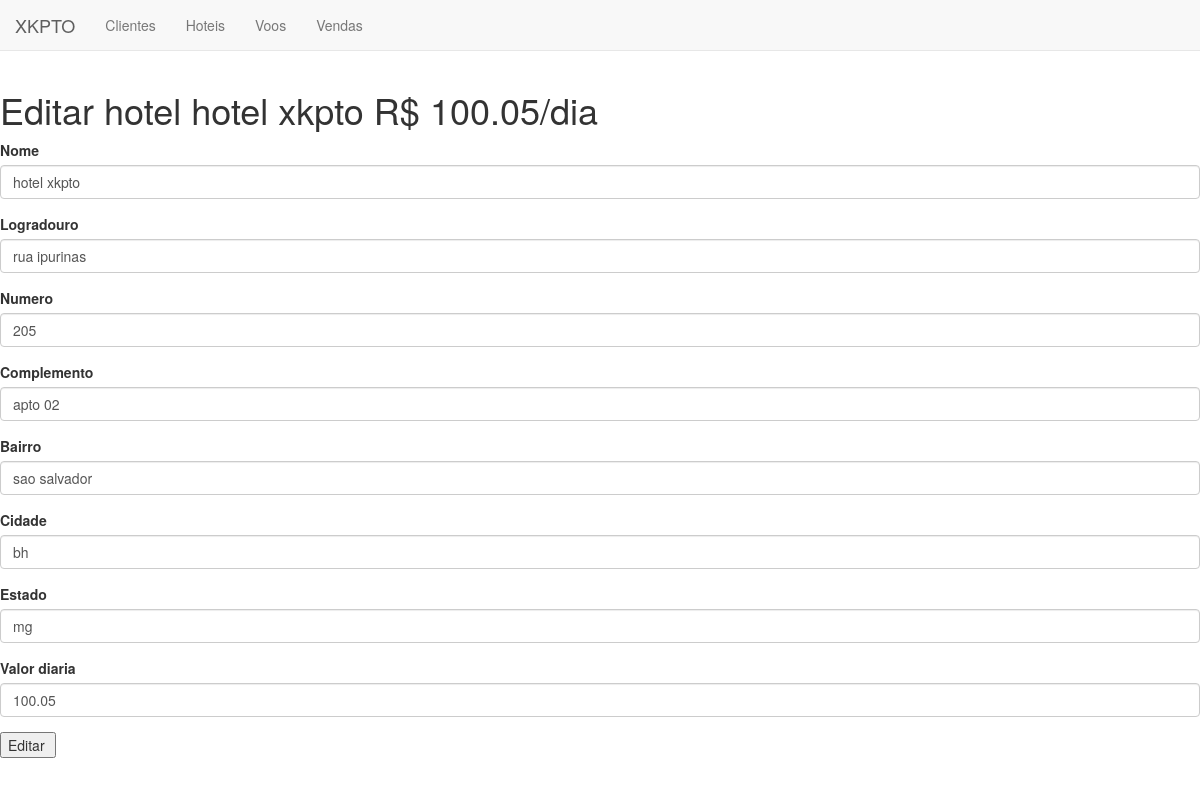
The page /hoteis/editar/2 on the database its author committed.
### hoteis/models.py (models this page shows)
class Hotel(models.Model):
    nome = models.CharField(max_length=50)
    logradouro = models.CharField(max_length=100)
    numero = models.IntegerField()
    complemento = models.CharField(max_length=50)
    bairro = models.CharField(max_length=50)
    cidade = models.CharField(max_length=50)
    estado = models.CharField(max_length=50)
    valor_diaria = models.DecimalField(
        max_digits=6, decimal_places=2, default=100.00)
    def __str__(self):
        return '{} R$ {}/dia'.format(self.nome, self.valor_diaria)

### hoteis/views.py (the view)
class EditarHotel(UpdateView):
    model = Hotel
    fields = ['nome', 'logradouro', 'numero', 'complemento', 'bairro', 'cidade', 'estado', 'valor_diaria']
    success_url = reverse_lazy('listar_hotel')

### hoteis/templates/hoteis/hotel_form.html
{% load bootstrap3 %}
{% include 'core/inicio.html' %}
{% block content %}
<h1>{% if object %}Editar {% else %} Cadastrar {% endif %} hotel {{object}}</h1>
<form method="post">{% csrf_token %}
    {% bootstrap_form form %}
    <input type="submit" value="{% if object %}Editar {% else %} Cadastrar {% endif %}" />
</form>
{% endblock %}

### core/templates/core/base.html (style rules this page uses)
body { padding-top: 70px; }

### rows shown on the page
Hotel: nome+valor_diaria "hotel xkpto R$ 100.05/dia", nome "hotel xkpto", logradouro "rua ipurinas", numero "205", complemento "apto 02", bairro "sao salvador", cidade "bh", estado "mg", valor_diaria "100.05"
